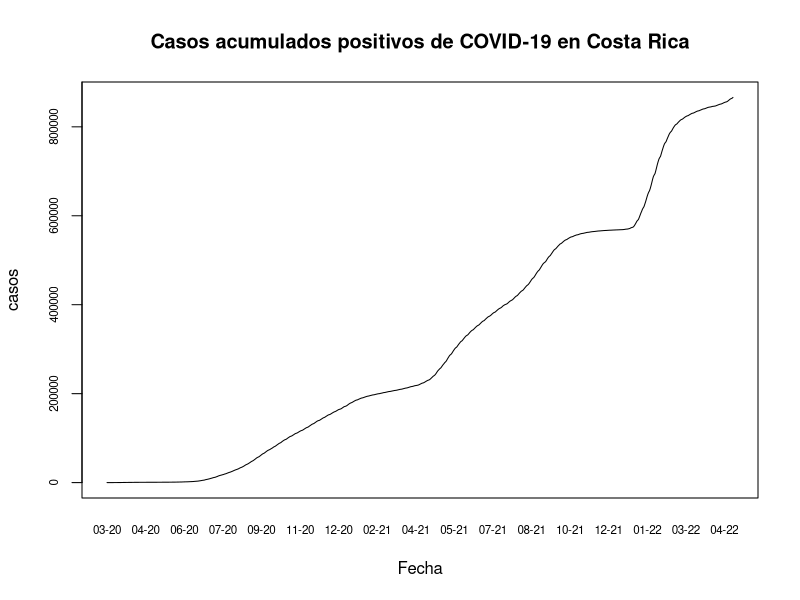
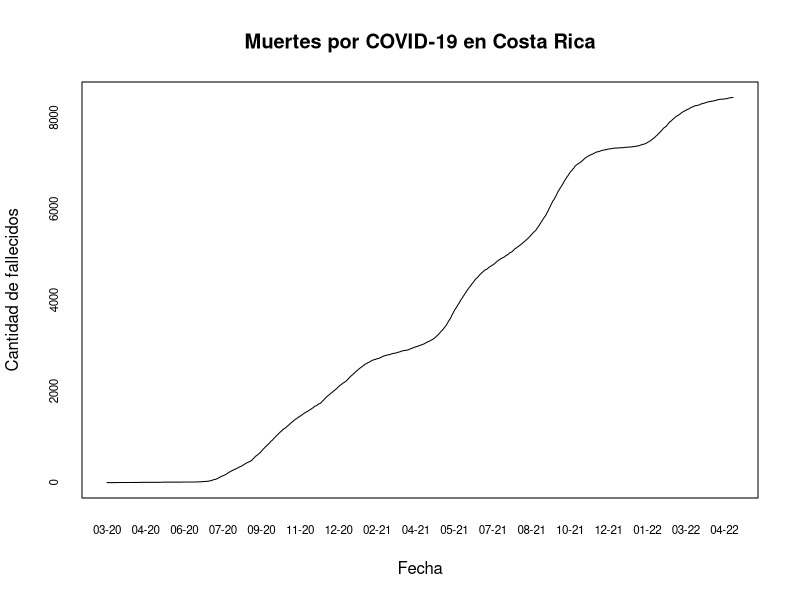
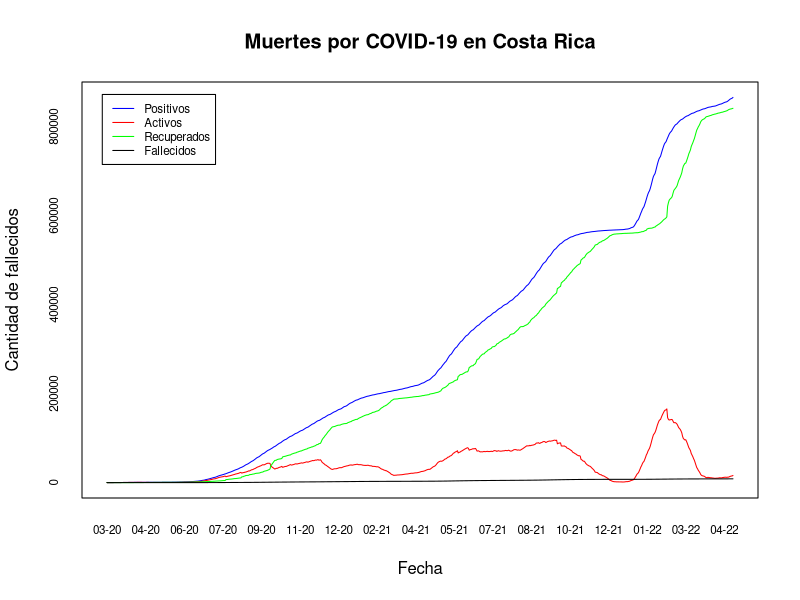

Reproduce these figures in R, in order.
## ---- chunk 1
knitr::opts_chunk$set(echo = TRUE)
## ---- chunk 2
covid <- read.csv(file = "05_10_22_CSV_GENERAL.csv", sep = ";")
## ---- chunk 3
options(scipen = 7)
## ---- chunk 4
covid$FECHA <- as.Date(covid$FECHA, format = "%d/%m/%Y")
## ---- chunk 5
plot(covid$FECHA, covid$positivos,
     type = "l",
     xaxt = "n",
     yaxt = "n",
     main = "Casos acumulados positivos de COVID-19 en Costa Rica",
     xlab = "Fecha",
     ylab = "casos")

axis(side = 1,
     covid$FECHA,
     tick = FALSE,
     format(covid$FECHA, "%m-%y"),
     cex.axis = .7
     )

axis(
  side = 2,
  covid$positivos,
  labels = TRUE,  
  at = seq(0, 1000000, by = 200000),
  cex.axis = .7
)

## ---- chunk 6
plot(covid$FECHA, covid$fallecidos,
     type = "l",
     xaxt = "n",
     yaxt = "n",
     main = "Muertes por COVID-19 en Costa Rica",
     xlab = "Fecha",
     ylab = "Cantidad de fallecidos")

axis(side = 1,
     covid$FECHA,
     tick = FALSE,
     format(covid$FECHA, "%m-%y"),
     cex.axis = .7
     )

axis(
  side = 2,
  covid$fallecidos,
  labels = TRUE,  
  at = seq(0, 10000, by = 2000),
  cex.axis = .7
)
## ---- chunk 7
plot(
  covid$FECHA,
  covid$positivos,
     type = "l",
     xaxt = "n",
     yaxt = "n",
     main = "Muertes por COVID-19 en Costa Rica",
     xlab = "Fecha",
     ylab = "Cantidad de fallecidos", 
     col = "blue"
  )

# Casos activos
lines(covid$FECHA, covid$activos, col="red")

# Casos recuperados
lines(covid$FECHA, covid$RECUPERADOS, col="green")

# Casos fallecidos
lines(covid$FECHA, covid$fallecidos, col="black")

# Leyenda
legend(
  x = "topleft",
  inset = 0.03,
  legend = c("Positivos", "Activos", "Recuperados", "Fallecidos"),
  col = c("blue", "red", "green", "black"),
  lty = 1,
  cex = 0.7)

# Formato eje x
axis(side = 1,
     covid$FECHA,
     tick = FALSE,
     format(covid$FECHA, "%m-%y"),
     cex.axis = .7
     )

# Formato eje y
axis(
  side = 2,
  covid$fallecidos,
  labels = TRUE,  
  at = seq(0, 1000000, by = 200000),
  cex.axis = .7
)
